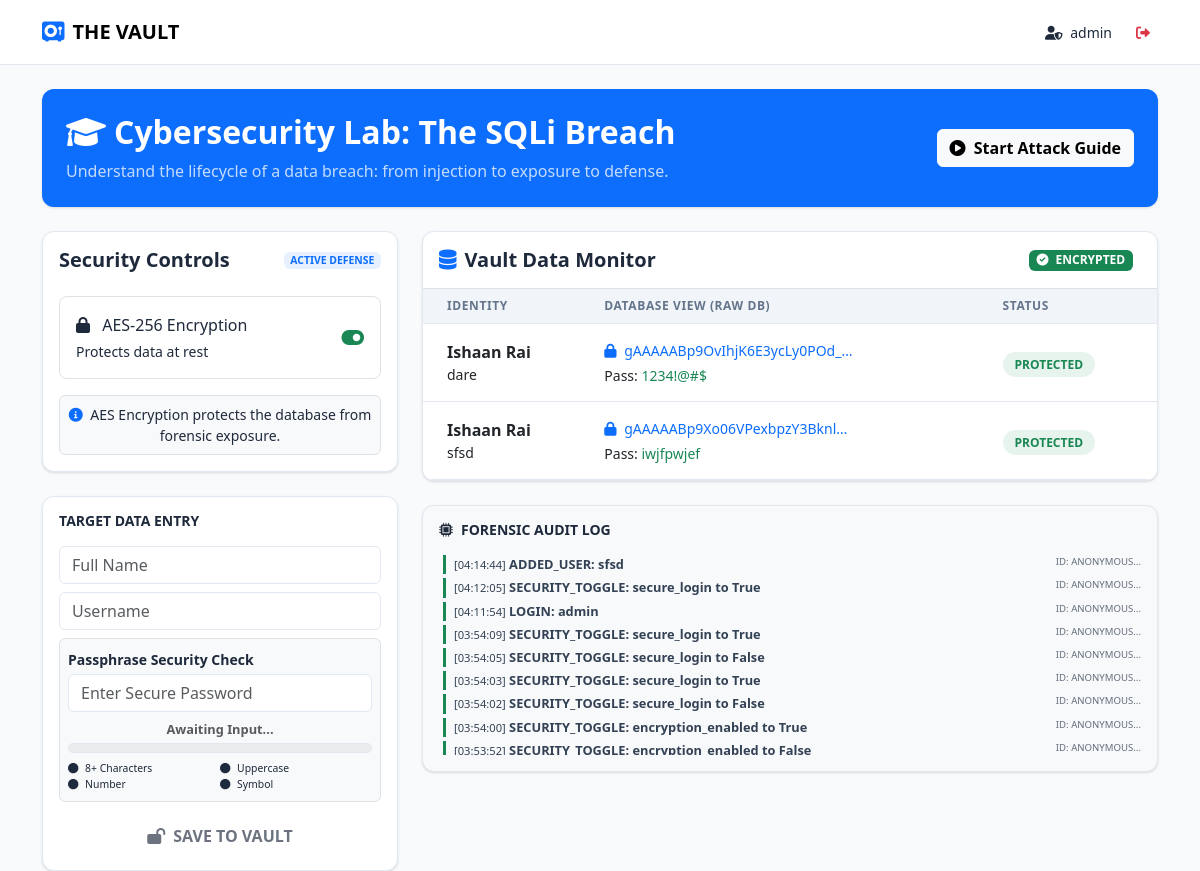
Page / (signed in) on the earlier database version.
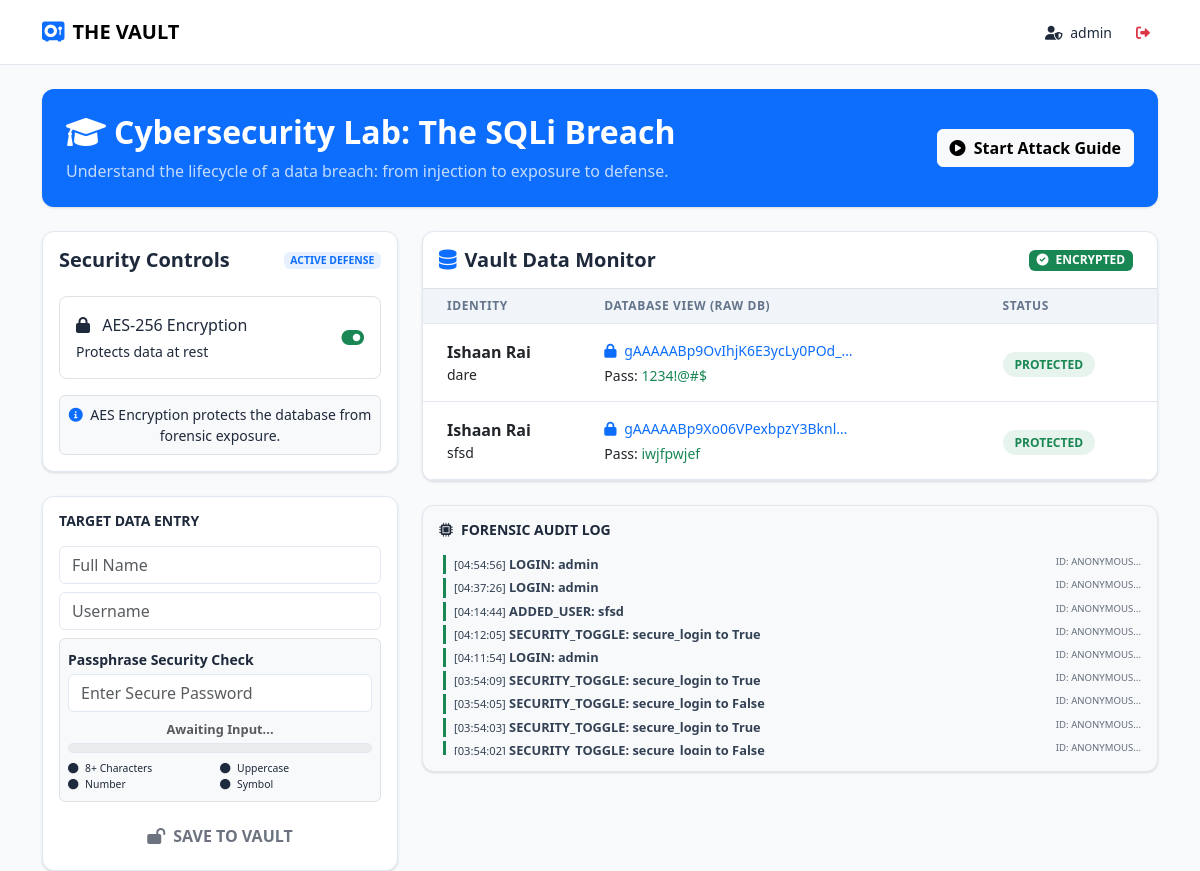
Same page on the later database version.
### database_setup.py (models this page shows)
class ConfidentialUser(db.Model):
    id = db.Column(db.Integer, primary_key=True)
    name = db.Column(db.String(255), nullable=False)
    username = db.Column(db.String(255), nullable=False)
    password = db.Column(db.String(255), nullable=False)

class AuditLog(db.Model):
    id = db.Column(db.Integer, primary_key=True)
    timestamp = db.Column(db.DateTime, server_default=db.func.now())
    action = db.Column(db.String(255), nullable=False)
    user_identity = db.Column(db.String(255)) # Encrypted
    status = db.Column(db.String(50)) # Success/Failure

### app.py (the view)
@app.route('/')
def index():
    if 'user_id' not in session:
        return redirect(url_for('login'))
    users = ConfidentialUser.query.all()
    logs = AuditLog.query.order_by(AuditLog.timestamp.desc()).limit(10).all()
    display_users = []
    for u in users:
        display_users.append({
            "id": u.id,
            "name": decrypt_data(u.name) if SECURITY_SETTINGS["encryption_enabled"] else u.name,
            "username": decrypt_data(u.username) if SECURITY_SETTINGS["encryption_enabled"] else u.username,
            "password": decrypt_data(u.password) if SECURITY_SETTINGS["encryption_enabled"] else u.password,
            "encrypted_name_demo": u.name # Keep raw version for side-by-side comparison
        })
    return render_template('index.html',
                           users=display_users,
                           logs=logs,
                           security=SECURITY_SETTINGS,
                           logged_in=session.get('user_id'))

### security_engine.py (called while the page is built)
def decrypt_data(encrypted_data):
    if not encrypted_data: return None
    try:
        return cipher_suite.decrypt(encrypted_data.encode()).decode()
    except Exception:
        return "[DECRYPTION_FAILED]"

### templates/index.html (shortened to what this page needs)
<!DOCTYPE html>
<html lang="en">
<head>
    <link href="https://cdn.jsdelivr.net/npm/bootstrap@5.3.0/dist/css/bootstrap.min.css" rel="stylesheet">
    <link href="https://cdnjs.cloudflare.com/ajax/libs/font-awesome/6.0.0/css/all.min.css" rel="stylesheet">
</head>
<body>
    <nav class="navbar sticky-top">
        <div class="container py-1">
            <a class="navbar-brand fw-bold" href="#">
                <i class="fas fa-vault me-2 text-primary"></i>THE VAULT
            </a>
            <div class="d-flex align-items-center">
                <span class="text-dim small me-3"><i class="fas fa-user-shield me-1"></i> {{ logged_in or "Guest" }}</span>
                <a href="/logout" class="btn btn-sm btn-outline-danger border-0"><i class="fas fa-sign-out-alt"></i></a>
            </div>
        </div>
    </nav>
    <div class="container mt-4">
        <div class="card bg-primary text-white p-4 mb-4 border-0 shadow-lg">
            <div class="row align-items-center">
                <div class="col-md-8">
                    <h2 class="fw-bold mb-2"><i class="fas fa-graduation-cap me-2"></i>Cybersecurity Lab: The SQLi Breach</h2>
                    <p class="mb-0 opacity-75">Understand the lifecycle of a data breach: from injection to exposure to defense.</p>
                </div>
                <div class="col-md-4 text-md-end">
                    <button class="btn btn-light fw-bold" data-bs-toggle="collapse" data-bs-target="#tutorialSteps">
                        <i class="fas fa-play-circle me-1"></i> Start Attack Guide
                    </button>
                </div>
            </div>
        </div>
    </div>
    <div class="container">
        <div class="row">
            <div class="col-lg-4">
                <div class="card mb-4 p-3">
                    <h5 class="mb-4 d-flex justify-content-between align-items-center fw-bold">
                        Security Controls
                        <span class="badge bg-primary bg-opacity-10 text-primary" style="font-size: 0.65rem;">ACTIVE DEFENSE</span>
                    </h5>
                    <div class="list-group list-group-flush rounded-3 border">
                        <a href="/toggle_security/encryption_enabled" class="list-group-item list-group-item-action d-flex justify-content-between align-items-center">
                            <div>
                                <i class="fas fa-lock me-2 text-dim"></i> AES-256 Encryption
                                <div class="small text-dim mt-1">Protects data at rest</div>
                            </div>
                            <i class="fas {{ '''fa-toggle-on text-success''' if security.encryption_enabled else '''fa-toggle-off text-secondary''' }} fa-lg"></i>
                        </a>
                    </div>
                    <div class="mt-3 p-2 bg-light rounded text-center border">
                        <p class="small mb-0 text-dim">
                            <i class="fas fa-info-circle me-1 text-primary"></i>
                            AES Encryption protects the database from forensic exposure.
                        </p>
                    </div>
                </div>
                <div class="card p-3">
                    <h6 class="text-dim text-uppercase mb-3 small fw-bold">Target Data Entry</h6>
                    <form action="/add_user" method="POST" id="vault-form">
                        <input type="text" name="name" class="form-control input-light mb-2" placeholder="Full Name" required>
                        <input type="text" name="username" class="form-control input-light mb-2" placeholder="Username" required>
                        <div class="mb-2 p-2 bg-light border rounded">
                            <label class="small fw-bold text-dim mb-1">Passphrase Security Check</label>
                            <input type="password" name="password" id="id_password" class="form-control input-light" placeholder="Enter Secure Password" required>
                            <div class="mt-2 text-center" style="font-size: 0.8rem;">
                                <span id="password-strength-text" class="fw-bold text-muted">Awaiting Input...</span>
                            </div>
                            <div class="bg-secondary bg-opacity-10 mt-1 rounded" style="height: 10px; overflow: hidden; border: 1px solid #e2e8f0;">
                            </div>
                            <div class="mt-2 row g-0 small text-dim" style="font-size: 0.65rem;">
                                <div class="col-6" id="req-length"><i class="fas fa-circle me-1"></i> 8+ Characters</div>
                                <div class="col-6" id="req-upper"><i class="fas fa-circle me-1"></i> Uppercase</div>
                                <div class="col-6" id="req-number"><i class="fas fa-circle me-1"></i> Number</div>
                                <div class="col-6" id="req-symbol"><i class="fas fa-circle me-1"></i> Symbol</div>
                            </div>
                        </div>
                        <button type="submit" id="submit-btn" class="btn btn-action w-100 mt-2 fw-bold" disabled>
                            <i class="fas fa-lock-open me-2"></i>SAVE TO VAULT
                        </button>
                    </form>
                </div>
            </div>
            <div class="col-lg-8">
                <div class="card mb-4 overflow-hidden">
                    <div class="card-header bg-transparent border-bottom py-3 d-flex justify-content-between align-items-center">
                        <h5 class="mb-0 text-main fw-bold"><i class="fas fa-database me-2 text-primary"></i>Vault Data Monitor</h5>
                        <div class="d-flex align-items-center">
                            <span class="badge {{ '''bg-success''' if security.encryption_enabled else '''bg-danger animate-pulse''' }} me-2">
                                <i class="fas {{ '''fa-check-circle''' if security.encryption_enabled else '''fa-exclamation-triangle''' }} me-1"></i>
                                {{ "ENCRYPTED" if security.encryption_enabled else "EXPOSED" }}
                            </span>
                        </div>
                    </div>
                    <div class="p-0">
                        <table class="table table-hover mb-0">
                            <thead>
                                <tr>
                                    <th class="ps-4">Identity</th>
                                    <th>Database View (Raw DB)</th>
                                    <th>Status</th>
                                </tr>
                            </thead>
                            <tbody>
                                {% for user in users %}
                                <tr class="align-middle">
                                    <td class="ps-4 py-3">
                                        <div class="fw-bold">{{ user.name }}</div>
                                        <div class="small text-dim">{{ user.username }}</div>
                                    </td>
                                    <td>
                                        <div class="text-truncate {{ '''text-primary''' if security.encryption_enabled else '''text-danger fw-bold''' }} small" style="max-width: 250px;">
                                            <i class="fas {{ '''fa-lock''' if security.encryption_enabled else '''fa-unlock''' }} me-1"></i>
                                            {{ user.encrypted_name_demo }}
                                        </div>
                                        <div class="mt-1 small">
                                            <span class="text-dim">Pass:</span>
                                            <span class="{{ '''text-success''' if security.encryption_enabled else '''text-danger fw-bold''' }}">
                                                {{ user.password }}
                                            </span>
                                        </div>
                                    </td>
                                    <td>
                                        <span class="security-status {{ '''bg-success bg-opacity-10 text-success''' if security.encryption_enabled else '''bg-danger bg-opacity-10 text-danger''' }}">
                                            {{ "PROTECTED" if security.encryption_enabled else "VULNERABLE" }}
                                        </span>
                                    </td>
                                </tr>
                                {% endfor %}
                            </tbody>
                        </table>
                    </div>
                </div>
                <div class="card p-3 bg-light">
                    <h6 class="text-dim mb-3 small fw-bold"><i class="fas fa-microchip me-2"></i>FORENSIC AUDIT LOG</h6>
                    <div class="log-container" style="max-height: 200px; overflow-y: auto;">
                        {% for log in logs %}
                        <div class="log-entry mb-1 border-start border-3 {{ '''border-success''' if log.status == '''SUCCESS''' else '''border-danger''' }} ps-2 ms-1">
                            <span class="text-dim small">[{{ log.timestamp.strftime('''%H:%M:%S''') }}]</span>
                            <span class="fw-bold">{{ log.action }}</span>
                            <span class="text-dim opacity-75 small float-end" style="font-size: 0.6rem;">ID: {{ log.user_identity[:16] }}...</span>
                        </div>
                        {% endfor %}
                    </div>
                </div>
            </div>
        </div>
    </div>
</body>
</html>

### templates/index.html (style rules this page uses)
:root { --bg-light: #f8fafc; --card-bg: #ffffff; --accent: #2563eb; --text-main: #1e293b; --text-dim: #64748b; --border: #e2e8f0; }
body { background-color: var(--bg-light); color: var(--text-main); font-family: '''Inter''', system-ui, -apple-system, sans-serif; min-height: 100vh; }
.navbar { background: #ffffff !important; border-bottom: 1px solid var(--border); }
.navbar-brand { color: #000 !important; }
.card { background: var(--card-bg); border: 1px solid var(--border); border-radius: 0.75rem; color: var(--text-main); box-shadow: 0 1px 3px 0 rgb(0 0 0 / 0.1), 0 1px 2px -1px rgb(0 0 0 / 0.1) !important; }
.table { color: var(--text-main); border-color: var(--border); }
.table thead th { background: #f1f5f9; border-bottom: 1px solid var(--border); color: var(--text-dim); text-transform: uppercase; font-size: 0.75rem; letter-spacing: 0.05em; }
.btn-action { background: var(--accent); color: white; border: none; transition: all 0.2s; }
.security-status { padding: 4px 12px; border-radius: 20px; font-size: 0.75rem; font-weight: 600; }
.list-group-item { background: transparent; border-color: var(--border); color: var(--text-main); padding: 1rem; }
.log-entry { font-family: '''Fira Code''', monospace; font-size: 0.8rem; color: #334155; }
.input-light { background: #ffffff; border: 1px solid var(--border); color: var(--text-main); }

Differences in the rows shown:
no longer on this page (row unchanged): AuditLog: timestamp "03:54:00", action "SECURITY_TOGGLE: encryption_enabled to True", user_identity "ANONYMOUS"
no longer on this page (row unchanged): AuditLog: timestamp "03:53:52", action "SECURITY_TOGGLE: encryption_enabled to False", user_identity "ANONYMOUS"
added AuditLog: timestamp "04:54:56", action "LOGIN: admin", user_identity "ANONYMOUS"
added AuditLog: timestamp "04:37:26", action "LOGIN: admin", user_identity "ANONYMOUS"
